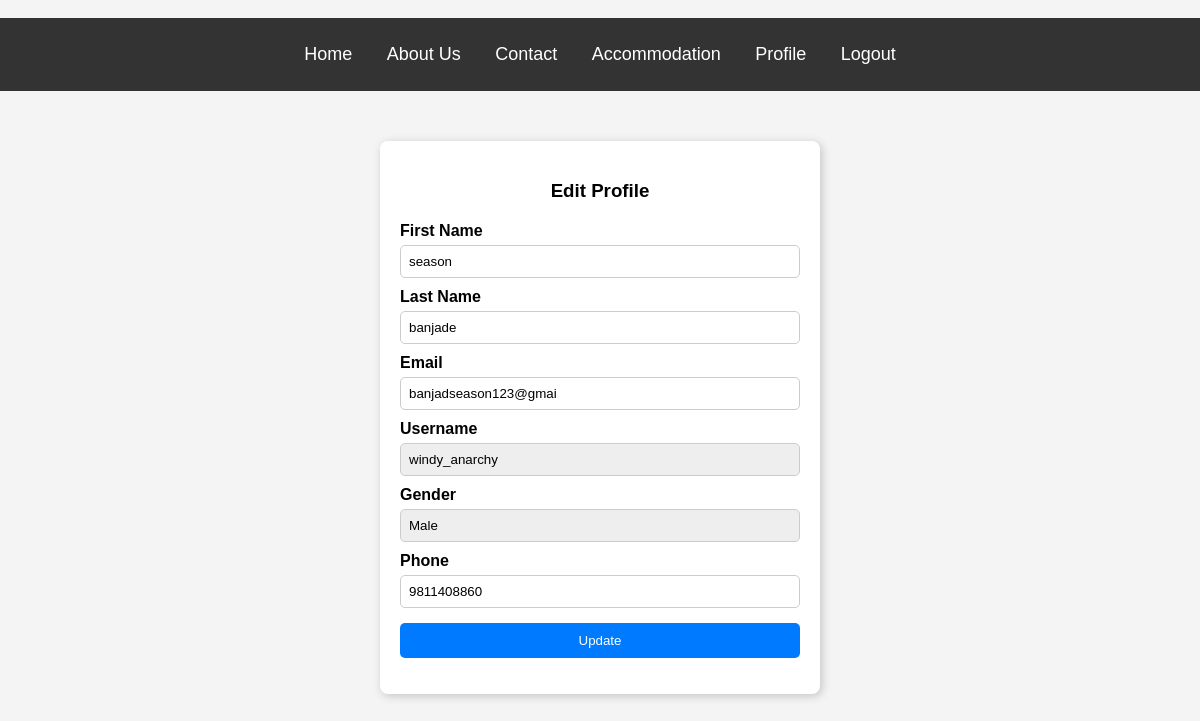
The app's page /user-edit.php (signed in) with its own data.
### tables this page shows
CREATE TABLE IF NOT EXISTS `guest_record` (
  `id` int(10) NOT NULL AUTO_INCREMENT,
  `firstname` varchar(20) NOT NULL,
  `lastname` varchar(20) NOT NULL,
  `email` varchar(50) NOT NULL,
  `username` varchar(20) NOT NULL,
  `password` varchar(20) NOT NULL,
  `gender` varchar(20) NOT NULL,
  `phone` bigint(15) NOT NULL,
  `answer` varchar(20) NOT NULL,
  `date_of_reg` timestamp NOT NULL DEFAULT CURRENT_TIMESTAMP ON UPDATE CURRENT_TIMESTAMP,
  PRIMARY KEY (`id`)
);

### user-edit.php (the view, shortened to what this page needs)
<?php
include("admin/connect.php");
$user_id = $_SESSION["user_id"];
$sql = "SELECT * FROM guest_record WHERE id=$user_id";
$result = mysqli_query($con, $sql);
$data = mysqli_fetch_assoc($result);
?>
<!DOCTYPE html>
<html lang="en">
<head>
</head>
<body>
<link rel="stylesheet" href="css/nav.css">
<div class="nav">
    <ul>
        <li><a href="index.php">Home</a></li>
        <li><a href="about.php">About Us</a></li>
        <li><a href="contactus.php">Contact</a></li>
        <?php if(isset($_SESSION["user_id"])): ?>
            <li><a href="roomdisplay.php">Accommodation</a></li>
            <li><a href="myprofile.php">Profile</a></li>
            <li><a href="logout.php">Logout</a></li>
        <?php else: ?>
            <li><a href="gallery.php">Accommodation</a></li>
            <li><a href="guest-login.php">Log In</a></li>
        <?php endif; ?>
    </ul>
</div>
<div class="container">
    <h3>Edit Profile</h3>
    <form action="" method="post">
        <label>First Name</label>
        <input type="text" name="fname" value="<?php echo $data["firstname"]; ?>" required />
        <label>Last Name</label>
        <input type="text" name="lname" value="<?php echo $data["lastname"]; ?>" required />
        <label>Email</label>
        <input type="email" name="email" value="<?php echo $data["email"]; ?>" required />
        <label>Username</label>
        <input type="text" value="<?php echo $data["username"]; ?>" readonly />
        <label>Gender</label>
        <input type="text" value="<?php echo ucfirst($data['gender']); ?>" readonly />
        <label>Phone</label>
        <input type="text" name="phone" value="<?php echo $data["phone"]; ?>" required />
        <button type="submit" name="edituser" class="btn">Update</button>
    </form>
</div>
</body>
</html>

### css/nav.css (style rules this page uses)
body { font-family: Arial, sans-serif; background-color: #f4f4f4; margin: 0; padding: 0; }
.nav { background: #333; padding: 10px 0; text-align: center; }
.nav ul { list-style: none; padding: 0; }
.nav ul li { display: inline; margin: 0 15px; }
.nav ul li a { color: white; text-decoration: none; font-size: 18px; }

### user-edit.php (style rules this page uses)
body { font-family: Arial, sans-serif; background-color: #f4f4f4; margin: 0; padding: 0; }
.container { width: 400px; background: #fff; padding: 20px; margin: 50px auto; box-shadow: 2px 2px 10px rgba(0, 0, 0, 0.2); border-radius: 8px; }
h3 { text-align: center; margin-bottom: 20px; }
label { font-weight: bold; display: block; margin-top: 10px; }
input[type="text"], input[type="email"] { width: 100%; padding: 8px; margin-top: 5px; border: 1px solid #ccc; border-radius: 5px; }
input[readonly] { background: #eee; }
.btn { width: 100%; background: #007bff; color: white; border: none; padding: 10px; margin-top: 15px; cursor: pointer; border-radius: 5px; }

### records on screen
guest_record: fname "season", lname "banjade", email "banjadseason123@gmai", username "windy_anarchy", gender "Male", phone "9811408860"
